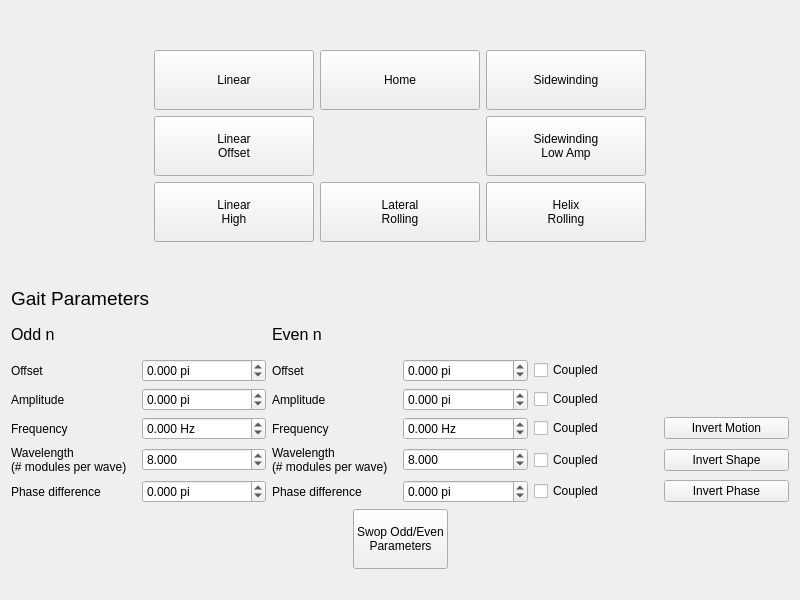
<?xml version="1.0" encoding="UTF-8"?>
<ui version="4.0">
 <class>SimpGaits</class>
 <widget class="QWidget" name="SimpGaits">
  <property name="geometry">
   <rect>
    <x>0</x>
    <y>0</y>
    <width>800</width>
    <height>600</height>
   </rect>
  </property>
  <property name="windowTitle">
   <string>Form</string>
  </property>
  <layout class="QGridLayout" name="gridLayout_2">
   <item row="0" column="0" colspan="3">
    <layout class="QGridLayout" name="gaitsLayout">
     <item row="4" column="3">
      <widget class="QPushButton" name="helrollButton">
       <property name="sizePolicy">
        <sizepolicy hsizetype="Fixed" vsizetype="Fixed">
         <horstretch>0</horstretch>
         <verstretch>0</verstretch>
        </sizepolicy>
       </property>
       <property name="minimumSize">
        <size>
         <width>160</width>
         <height>60</height>
        </size>
       </property>
       <property name="maximumSize">
        <size>
         <width>160</width>
         <height>60</height>
        </size>
       </property>
       <property name="text">
        <string>Helix
Rolling</string>
       </property>
       <property name="icon">
        <iconset resource="snakecontroller.qrc">
         <normaloff>:/gaiticons/img/he.jpg</normaloff>:/gaiticons/img/he.jpg</iconset>
       </property>
       <property name="iconSize">
        <size>
         <width>48</width>
         <height>48</height>
        </size>
       </property>
       <property name="checkable">
        <bool>true</bool>
       </property>
       <property name="autoExclusive">
        <bool>true</bool>
       </property>
       <attribute name="buttonGroup">
        <string notr="true">gaitsButtonGrp</string>
       </attribute>
      </widget>
     </item>
     <item row="2" column="2">
      <widget class="QPushButton" name="homeButton">
       <property name="sizePolicy">
        <sizepolicy hsizetype="Fixed" vsizetype="Fixed">
         <horstretch>0</horstretch>
         <verstretch>0</verstretch>
        </sizepolicy>
       </property>
       <property name="minimumSize">
        <size>
         <width>160</width>
         <height>60</height>
        </size>
       </property>
       <property name="maximumSize">
        <size>
         <width>160</width>
         <height>60</height>
        </size>
       </property>
       <property name="text">
        <string>Home</string>
       </property>
       <property name="icon">
        <iconset resource="snakecontroller.qrc">
         <normaloff>:/gaiticons/img/h.jpg</normaloff>:/gaiticons/img/h.jpg</iconset>
       </property>
       <property name="iconSize">
        <size>
         <width>48</width>
         <height>48</height>
        </size>
       </property>
       <property name="checkable">
        <bool>true</bool>
       </property>
       <property name="autoExclusive">
        <bool>true</bool>
       </property>
       <attribute name="buttonGroup">
        <string notr="true">gaitsButtonGrp</string>
       </attribute>
      </widget>
     </item>
     <item row="4" column="2">
      <widget class="QPushButton" name="latrollButton">
       <property name="sizePolicy">
        <sizepolicy hsizetype="Fixed" vsizetype="Fixed">
         <horstretch>0</horstretch>
         <verstretch>0</verstretch>
        </sizepolicy>
       </property>
       <property name="minimumSize">
        <size>
         <width>160</width>
         <height>60</height>
        </size>
       </property>
       <property name="maximumSize">
        <size>
         <width>160</width>
         <height>60</height>
        </size>
       </property>
       <property name="text">
        <string>Lateral
Rolling</string>
       </property>
       <property name="icon">
        <iconset resource="snakecontroller.qrc">
         <normaloff>:/gaiticons/img/ro.jpg</normaloff>:/gaiticons/img/ro.jpg</iconset>
       </property>
       <property name="iconSize">
        <size>
         <width>48</width>
         <height>48</height>
        </size>
       </property>
       <property name="checkable">
        <bool>true</bool>
       </property>
       <property name="autoExclusive">
        <bool>true</bool>
       </property>
       <attribute name="buttonGroup">
        <string notr="true">gaitsButtonGrp</string>
       </attribute>
      </widget>
     </item>
     <item row="4" column="1">
      <widget class="QPushButton" name="linhiButton">
       <property name="sizePolicy">
        <sizepolicy hsizetype="Fixed" vsizetype="Fixed">
         <horstretch>0</horstretch>
         <verstretch>0</verstretch>
        </sizepolicy>
       </property>
       <property name="minimumSize">
        <size>
         <width>160</width>
         <height>60</height>
        </size>
       </property>
       <property name="maximumSize">
        <size>
         <width>160</width>
         <height>60</height>
        </size>
       </property>
       <property name="text">
        <string>Linear
High</string>
       </property>
       <property name="icon">
        <iconset resource="snakecontroller.qrc">
         <normaloff>:/gaiticons/img/lpha.jpg</normaloff>:/gaiticons/img/lpha.jpg</iconset>
       </property>
       <property name="iconSize">
        <size>
         <width>48</width>
         <height>48</height>
        </size>
       </property>
       <property name="checkable">
        <bool>true</bool>
       </property>
       <property name="autoExclusive">
        <bool>true</bool>
       </property>
       <attribute name="buttonGroup">
        <string notr="true">gaitsButtonGrp</string>
       </attribute>
      </widget>
     </item>
     <item row="3" column="3">
      <widget class="QPushButton" name="sidewindloButton">
       <property name="sizePolicy">
        <sizepolicy hsizetype="Fixed" vsizetype="Fixed">
         <horstretch>0</horstretch>
         <verstretch>0</verstretch>
        </sizepolicy>
       </property>
       <property name="minimumSize">
        <size>
         <width>160</width>
         <height>60</height>
        </size>
       </property>
       <property name="maximumSize">
        <size>
         <width>160</width>
         <height>60</height>
        </size>
       </property>
       <property name="text">
        <string>Sidewinding
Low Amp</string>
       </property>
       <property name="icon">
        <iconset resource="snakecontroller.qrc">
         <normaloff>:/gaiticons/img/swl.jpg</normaloff>:/gaiticons/img/swl.jpg</iconset>
       </property>
       <property name="iconSize">
        <size>
         <width>48</width>
         <height>48</height>
        </size>
       </property>
       <property name="checkable">
        <bool>true</bool>
       </property>
       <property name="autoExclusive">
        <bool>true</bool>
       </property>
       <attribute name="buttonGroup">
        <string notr="true">gaitsButtonGrp</string>
       </attribute>
      </widget>
     </item>
     <item row="2" column="3">
      <widget class="QPushButton" name="sidewindButton">
       <property name="sizePolicy">
        <sizepolicy hsizetype="Fixed" vsizetype="Fixed">
         <horstretch>0</horstretch>
         <verstretch>0</verstretch>
        </sizepolicy>
       </property>
       <property name="minimumSize">
        <size>
         <width>160</width>
         <height>60</height>
        </size>
       </property>
       <property name="maximumSize">
        <size>
         <width>160</width>
         <height>60</height>
        </size>
       </property>
       <property name="text">
        <string>Sidewinding</string>
       </property>
       <property name="icon">
        <iconset resource="snakecontroller.qrc">
         <normaloff>:/gaiticons/img/sw.jpg</normaloff>:/gaiticons/img/sw.jpg</iconset>
       </property>
       <property name="iconSize">
        <size>
         <width>48</width>
         <height>48</height>
        </size>
       </property>
       <property name="checkable">
        <bool>true</bool>
       </property>
       <property name="autoExclusive">
        <bool>true</bool>
       </property>
       <attribute name="buttonGroup">
        <string notr="true">gaitsButtonGrp</string>
       </attribute>
      </widget>
     </item>
     <item row="2" column="1">
      <widget class="QPushButton" name="linButton">
       <property name="sizePolicy">
        <sizepolicy hsizetype="Fixed" vsizetype="Fixed">
         <horstretch>0</horstretch>
         <verstretch>0</verstretch>
        </sizepolicy>
       </property>
       <property name="minimumSize">
        <size>
         <width>160</width>
         <height>60</height>
        </size>
       </property>
       <property name="maximumSize">
        <size>
         <width>160</width>
         <height>60</height>
        </size>
       </property>
       <property name="text">
        <string>Linear</string>
       </property>
       <property name="icon">
        <iconset resource="snakecontroller.qrc">
         <normaloff>:/gaiticons/img/lp.jpg</normaloff>:/gaiticons/img/lp.jpg</iconset>
       </property>
       <property name="iconSize">
        <size>
         <width>48</width>
         <height>48</height>
        </size>
       </property>
       <property name="checkable">
        <bool>true</bool>
       </property>
       <property name="autoExclusive">
        <bool>true</bool>
       </property>
       <attribute name="buttonGroup">
        <string notr="true">gaitsButtonGrp</string>
       </attribute>
      </widget>
     </item>
     <item row="3" column="1">
      <widget class="QPushButton" name="linoffsetButton">
       <property name="sizePolicy">
        <sizepolicy hsizetype="Fixed" vsizetype="Fixed">
         <horstretch>0</horstretch>
         <verstretch>0</verstretch>
        </sizepolicy>
       </property>
       <property name="minimumSize">
        <size>
         <width>160</width>
         <height>60</height>
        </size>
       </property>
       <property name="maximumSize">
        <size>
         <width>160</width>
         <height>60</height>
        </size>
       </property>
       <property name="text">
        <string>Linear
Offset</string>
       </property>
       <property name="icon">
        <iconset resource="snakecontroller.qrc">
         <normaloff>:/gaiticons/img/lpo.jpg</normaloff>:/gaiticons/img/lpo.jpg</iconset>
       </property>
       <property name="iconSize">
        <size>
         <width>48</width>
         <height>48</height>
        </size>
       </property>
       <property name="checkable">
        <bool>true</bool>
       </property>
       <property name="autoExclusive">
        <bool>true</bool>
       </property>
       <attribute name="buttonGroup">
        <string notr="true">gaitsButtonGrp</string>
       </attribute>
      </widget>
     </item>
     <item row="5" column="2">
      <spacer name="verticalSpacer_3">
       <property name="orientation">
        <enum>Qt::Vertical</enum>
       </property>
       <property name="sizeHint" stdset="0">
        <size>
         <width>20</width>
         <height>40</height>
        </size>
       </property>
      </spacer>
     </item>
     <item row="0" column="2">
      <spacer name="verticalSpacer_4">
       <property name="orientation">
        <enum>Qt::Vertical</enum>
       </property>
       <property name="sizeHint" stdset="0">
        <size>
         <width>20</width>
         <height>40</height>
        </size>
       </property>
      </spacer>
     </item>
     <item row="3" column="4">
      <spacer name="horizontalSpacer">
       <property name="orientation">
        <enum>Qt::Horizontal</enum>
       </property>
       <property name="sizeHint" stdset="0">
        <size>
         <width>40</width>
         <height>20</height>
        </size>
       </property>
      </spacer>
     </item>
     <item row="3" column="0">
      <spacer name="horizontalSpacer_2">
       <property name="orientation">
        <enum>Qt::Horizontal</enum>
       </property>
       <property name="sizeHint" stdset="0">
        <size>
         <width>40</width>
         <height>20</height>
        </size>
       </property>
      </spacer>
     </item>
    </layout>
   </item>
   <item row="1" column="0" colspan="3">
    <layout class="QVBoxLayout" name="paramLayout">
     <item>
      <widget class="QLabel" name="gaitparamTitle">
       <property name="font">
        <font>
         <pointsize>14</pointsize>
        </font>
       </property>
       <property name="text">
        <string>Gait Parameters</string>
       </property>
      </widget>
     </item>
     <item>
      <layout class="QGridLayout" name="gridLayout">
       <property name="sizeConstraint">
        <enum>QLayout::SetDefaultConstraint</enum>
       </property>
       <item row="10" column="2">
        <widget class="QLabel" name="phaseEvenLabel">
         <property name="text">
          <string>Phase difference</string>
         </property>
        </widget>
       </item>
       <item row="9" column="2">
        <widget class="QLabel" name="wavEvenLabel">
         <property name="text">
          <string>Wavelength 
(# modules per wave)</string>
         </property>
        </widget>
       </item>
       <item row="8" column="5">
        <widget class="QPushButton" name="freqInvert">
         <property name="text">
          <string>Invert Motion</string>
         </property>
        </widget>
       </item>
       <item row="2" column="2">
        <widget class="QLabel" name="evenLabel">
         <property name="font">
          <font>
           <family>Ubuntu</family>
           <pointsize>12</pointsize>
          </font>
         </property>
         <property name="text">
          <string>Even n</string>
         </property>
        </widget>
       </item>
       <item row="9" column="0">
        <widget class="QLabel" name="wavOddLabel">
         <property name="text">
          <string>Wavelength 
(# modules per wave)</string>
         </property>
        </widget>
       </item>
       <item row="9" column="5">
        <widget class="QPushButton" name="wavInvert">
         <property name="text">
          <string>Invert Shape</string>
         </property>
        </widget>
       </item>
       <item row="2" column="0">
        <widget class="QLabel" name="oddLabel">
         <property name="font">
          <font>
           <pointsize>12</pointsize>
          </font>
         </property>
         <property name="text">
          <string>Odd n</string>
         </property>
        </widget>
       </item>
       <item row="10" column="4">
        <widget class="QCheckBox" name="phaseCoupled">
         <property name="text">
          <string>Coupled</string>
         </property>
        </widget>
       </item>
       <item row="10" column="0">
        <widget class="QLabel" name="phaseOddLabel">
         <property name="text">
          <string>Phase difference</string>
         </property>
        </widget>
       </item>
       <item row="9" column="3">
        <widget class="QDoubleSpinBox" name="wavEvenBox">
         <property name="decimals">
          <number>3</number>
         </property>
         <property name="minimum">
          <double>-9999.000000000000000</double>
         </property>
         <property name="maximum">
          <double>9999.000000000000000</double>
         </property>
         <property name="value">
          <double>8.000000000000000</double>
         </property>
        </widget>
       </item>
       <item row="4" column="1">
        <widget class="QDoubleSpinBox" name="ampOddBox">
         <property name="suffix">
          <string> pi</string>
         </property>
         <property name="decimals">
          <number>3</number>
         </property>
         <property name="minimum">
          <double>-0.500000000000000</double>
         </property>
         <property name="maximum">
          <double>0.500000000000000</double>
         </property>
         <property name="singleStep">
          <double>0.005000000000000</double>
         </property>
        </widget>
       </item>
       <item row="8" column="1">
        <widget class="QDoubleSpinBox" name="freqOddBox">
         <property name="suffix">
          <string> Hz</string>
         </property>
         <property name="decimals">
          <number>3</number>
         </property>
         <property name="minimum">
          <double>-4.000000000000000</double>
         </property>
         <property name="maximum">
          <double>4.000000000000000</double>
         </property>
         <property name="singleStep">
          <double>0.050000000000000</double>
         </property>
        </widget>
       </item>
       <item row="10" column="3">
        <widget class="QDoubleSpinBox" name="phaseEvenBox">
         <property name="wrapping">
          <bool>true</bool>
         </property>
         <property name="suffix">
          <string> pi</string>
         </property>
         <property name="decimals">
          <number>3</number>
         </property>
         <property name="minimum">
          <double>-2.000000000000000</double>
         </property>
         <property name="maximum">
          <double>2.000000000000000</double>
         </property>
         <property name="singleStep">
          <double>0.005000000000000</double>
         </property>
        </widget>
       </item>
       <item row="10" column="5">
        <widget class="QPushButton" name="phaseInvert">
         <property name="text">
          <string>Invert Phase</string>
         </property>
        </widget>
       </item>
       <item row="9" column="1">
        <widget class="QDoubleSpinBox" name="wavOddBox">
         <property name="suffix">
          <string/>
         </property>
         <property name="decimals">
          <number>3</number>
         </property>
         <property name="minimum">
          <double>-9999.000000000000000</double>
         </property>
         <property name="maximum">
          <double>9999.000000000000000</double>
         </property>
         <property name="value">
          <double>8.000000000000000</double>
         </property>
        </widget>
       </item>
       <item row="4" column="2">
        <widget class="QLabel" name="ampEvenLabel">
         <property name="text">
          <string>Amplitude</string>
         </property>
        </widget>
       </item>
       <item row="4" column="3">
        <widget class="QDoubleSpinBox" name="ampEvenBox">
         <property name="suffix">
          <string> pi</string>
         </property>
         <property name="decimals">
          <number>3</number>
         </property>
         <property name="minimum">
          <double>-0.500000000000000</double>
         </property>
         <property name="maximum">
          <double>0.500000000000000</double>
         </property>
         <property name="singleStep">
          <double>0.005000000000000</double>
         </property>
        </widget>
       </item>
       <item row="8" column="0">
        <widget class="QLabel" name="freqOddLabel">
         <property name="text">
          <string>Frequency</string>
         </property>
        </widget>
       </item>
       <item row="8" column="2">
        <widget class="QLabel" name="freqEvenLabel">
         <property name="text">
          <string>Frequency</string>
         </property>
        </widget>
       </item>
       <item row="8" column="3">
        <widget class="QDoubleSpinBox" name="freqEvenBox">
         <property name="suffix">
          <string> Hz</string>
         </property>
         <property name="decimals">
          <number>3</number>
         </property>
         <property name="minimum">
          <double>-4.000000000000000</double>
         </property>
         <property name="maximum">
          <double>4.000000000000000</double>
         </property>
         <property name="singleStep">
          <double>0.050000000000000</double>
         </property>
        </widget>
       </item>
       <item row="3" column="1">
        <widget class="QDoubleSpinBox" name="offsetOddBox">
         <property name="suffix">
          <string> pi</string>
         </property>
         <property name="decimals">
          <number>3</number>
         </property>
         <property name="minimum">
          <double>-0.500000000000000</double>
         </property>
         <property name="maximum">
          <double>0.500000000000000</double>
         </property>
         <property name="singleStep">
          <double>0.005000000000000</double>
         </property>
        </widget>
       </item>
       <item row="3" column="4">
        <widget class="QCheckBox" name="offsetCoupled">
         <property name="text">
          <string>Coupled</string>
         </property>
        </widget>
       </item>
       <item row="2" column="3">
        <spacer name="verticalSpacer_2">
         <property name="orientation">
          <enum>Qt::Vertical</enum>
         </property>
         <property name="sizeHint" stdset="0">
          <size>
           <width>20</width>
           <height>40</height>
          </size>
         </property>
        </spacer>
       </item>
       <item row="4" column="4">
        <widget class="QCheckBox" name="ampCoupled">
         <property name="text">
          <string>Coupled</string>
         </property>
        </widget>
       </item>
       <item row="3" column="0">
        <widget class="QLabel" name="offsetOddLabel">
         <property name="text">
          <string>Offset</string>
         </property>
        </widget>
       </item>
       <item row="9" column="4">
        <widget class="QCheckBox" name="wavCoupled">
         <property name="text">
          <string>Coupled</string>
         </property>
        </widget>
       </item>
       <item row="3" column="3">
        <widget class="QDoubleSpinBox" name="offsetEvenBox">
         <property name="suffix">
          <string> pi</string>
         </property>
         <property name="decimals">
          <number>3</number>
         </property>
         <property name="minimum">
          <double>-0.500000000000000</double>
         </property>
         <property name="maximum">
          <double>0.500000000000000</double>
         </property>
         <property name="singleStep">
          <double>0.005000000000000</double>
         </property>
        </widget>
       </item>
       <item row="4" column="0">
        <widget class="QLabel" name="ampOddLabel">
         <property name="text">
          <string>Amplitude</string>
         </property>
        </widget>
       </item>
       <item row="3" column="2">
        <widget class="QLabel" name="offsetEvenLabel">
         <property name="text">
          <string>Offset</string>
         </property>
        </widget>
       </item>
       <item row="8" column="4">
        <widget class="QCheckBox" name="freqCoupled">
         <property name="text">
          <string>Coupled</string>
         </property>
        </widget>
       </item>
       <item row="10" column="1">
        <widget class="QDoubleSpinBox" name="phaseOddBox">
         <property name="wrapping">
          <bool>true</bool>
         </property>
         <property name="suffix">
          <string> pi</string>
         </property>
         <property name="decimals">
          <number>3</number>
         </property>
         <property name="minimum">
          <double>-2.000000000000000</double>
         </property>
         <property name="maximum">
          <double>2.000000000000000</double>
         </property>
         <property name="singleStep">
          <double>0.005000000000000</double>
         </property>
        </widget>
       </item>
      </layout>
     </item>
    </layout>
   </item>
   <item row="2" column="0">
    <spacer name="horizontalSpacer_3">
     <property name="orientation">
      <enum>Qt::Horizontal</enum>
     </property>
     <property name="sizeHint" stdset="0">
      <size>
       <width>319</width>
       <height>20</height>
      </size>
     </property>
    </spacer>
   </item>
   <item row="2" column="1">
    <widget class="QPushButton" name="swopButton">
     <property name="minimumSize">
      <size>
       <width>0</width>
       <height>60</height>
      </size>
     </property>
     <property name="text">
      <string>Swop Odd/Even
Parameters</string>
     </property>
    </widget>
   </item>
   <item row="2" column="2">
    <spacer name="horizontalSpacer_4">
     <property name="orientation">
      <enum>Qt::Horizontal</enum>
     </property>
     <property name="sizeHint" stdset="0">
      <size>
       <width>318</width>
       <height>20</height>
      </size>
     </property>
    </spacer>
   </item>
   <item row="3" column="1">
    <spacer name="verticalSpacer">
     <property name="orientation">
      <enum>Qt::Vertical</enum>
     </property>
     <property name="sizeHint" stdset="0">
      <size>
       <width>20</width>
       <height>22</height>
      </size>
     </property>
    </spacer>
   </item>
  </layout>
 </widget>
 <tabstops>
  <tabstop>offsetOddBox</tabstop>
  <tabstop>offsetEvenBox</tabstop>
  <tabstop>offsetCoupled</tabstop>
  <tabstop>ampOddBox</tabstop>
  <tabstop>ampEvenBox</tabstop>
  <tabstop>ampCoupled</tabstop>
  <tabstop>freqOddBox</tabstop>
  <tabstop>freqEvenBox</tabstop>
  <tabstop>freqCoupled</tabstop>
  <tabstop>freqInvert</tabstop>
  <tabstop>wavOddBox</tabstop>
  <tabstop>wavEvenBox</tabstop>
  <tabstop>wavCoupled</tabstop>
  <tabstop>wavInvert</tabstop>
  <tabstop>phaseOddBox</tabstop>
  <tabstop>phaseEvenBox</tabstop>
  <tabstop>phaseCoupled</tabstop>
  <tabstop>phaseInvert</tabstop>
  <tabstop>homeButton</tabstop>
  <tabstop>linButton</tabstop>
  <tabstop>linoffsetButton</tabstop>
  <tabstop>linhiButton</tabstop>
  <tabstop>sidewindButton</tabstop>
  <tabstop>sidewindloButton</tabstop>
  <tabstop>helrollButton</tabstop>
  <tabstop>latrollButton</tabstop>
 </tabstops>
 <resources>
  <include location="snakecontroller.qrc"/>
 </resources>
 <connections>
  <connection>
   <sender>homeButton</sender>
   <signal>clicked(bool)</signal>
   <receiver>SimpGaits</receiver>
   <slot>resetHome(bool)</slot>
   <hints>
    <hint type="sourcelabel">
     <x>400</x>
     <y>79</y>
    </hint>
    <hint type="destinationlabel">
     <x>586</x>
     <y>-3</y>
    </hint>
   </hints>
  </connection>
 </connections>
 <slots>
  <slot>resetHome(bool)</slot>
 </slots>
 <buttongroups>
  <buttongroup name="gaitsButtonGrp"/>
 </buttongroups>
</ui>
